Frame 1 (no input): blank canvas, image omitted
Frame 60 (the mouse pressed at the canvas centre just before this capture): blank canvas, image omitted
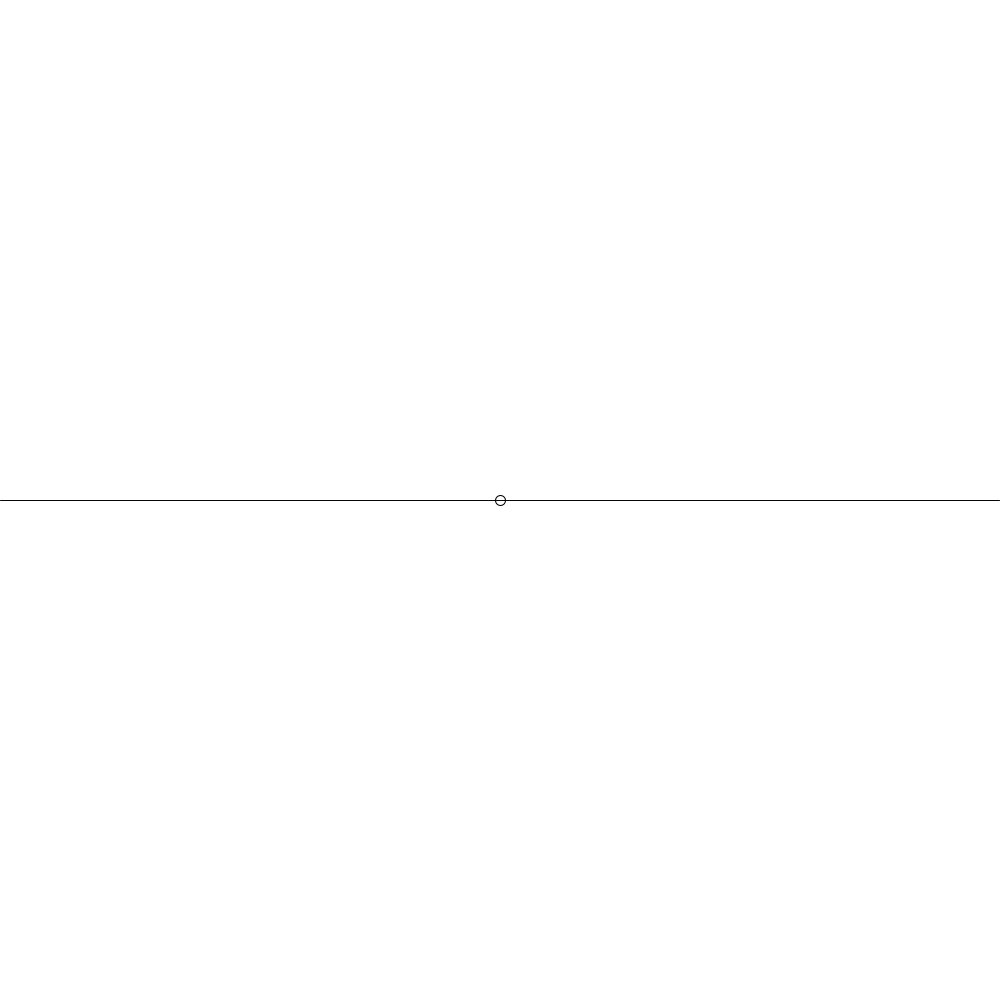
Frame 120 (the mouse held since frame 60 and released just before this capture)

The Processing sketch whose frames 1 and 60 were blank and that drew this single picture after the mouse press (run headless with seeded random() and noise(); from frame 60 on, the mouse is pressed at the canvas centre):

// Processing sketch: Simultaneous_equations
// ── Simultaneous_equations.pde
ArrayList<PVector> ps = new ArrayList<PVector>();

void setup(){
  size(1000, 1000);
  
}

void draw(){
  background(255);
  for(PVector p : ps){
    ellipse(p.x, p.y, 10, 10);
  }
  float[] solved = solve(ps);
  float py=0;
  for(int x = 0; x < width; x++){
    float y = 0;
    for(int i = 0; i < ps.size(); i++){
      y += pow(x, (ps.size()-1)-i)*solved[i];
    }
    if(py != 0){
      line(x-1, py, x, y);
    }
    py = y;
  }
}

void keyPressed(){
  if(key=='r'){
    ps = new ArrayList<PVector>();
  }
}

void mousePressed(){
  ps.add(new PVector(mouseX, mouseY));
}

float[] solve(ArrayList<PVector> ps){
  int n = ps.size()-1;
  float[][] A = new float[n+1][n+2];
  
  for(int j = 0; j <= n; j++){
    for(int i = 0; i <= n; i++){
      A[j][i] = pow(ps.get(j).x, n-i);
    }
    A[j][n+1] = ps.get(j).y;
  }
  return simultaSolve(A);
}

float[] simultaSolve(float[][] a){
  float t = 0;
  for(int k = 0; k < a.length; k++){
    for(int i = k + 1; i < a.length; i++){
      t = a[i][k] / a[k][k];
      for(int j = k + 1; j <=a.length; j++){
        a[i][j] -= a[k][j] * t;
      }
    }
  }
  
  for(int i = a.length-1; i >= 0; i--){
    t = a[i][a.length];
    for(int j = i + 1; j < a.length; j++) t -= a[i][j] * a[j][a.length];
    a[i][a.length] = t / a[i][i];
  }
  float[] result = new float[a.length];
  for(int k = 0; k < a.length; k++){
    result[k] = a[k][a.length];
  }
  return result;
}
